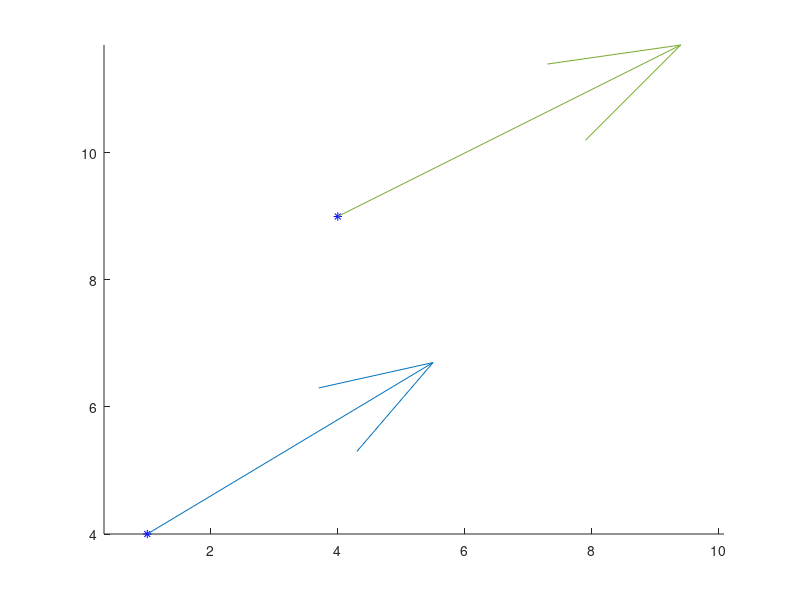

Reproduce this figure in MATLAB. (Note: this script raises an error after producing the figure.)
clear
axis equal;
hold on,
px = [1, 4];vx = [5, 6];
py = [4, 9];vy = [3, 2];
plot(px, py, 'b*');
quiver(px(1), py(1), vx(1), vy(1))
quiver(px(2), py(2), vx(2), vy(1))
t0 =0; t1 =1;
syms a3 a2 a1 a0 t
x(t)=a3*t^3+a2*t^2+a1*t+a0;
dx = diff(x,t);
ex =[x(t0)==px(1),...
    x(t1)==px(2),...
    dx(t0)==vx(1),...
    dx(t1)==vx(2)];
mx = solve (ex,[a3,a2,a1,a0])
cx = subs(x,[a3,a2,a1,a0],[mx.a3,mx.a2,mx.a1,mx.a0])
syms b3 b2 b1 b0
y(t)=b3*t^3+b2*t^2+b1*t+b0;
dy = diff(y,t);
ey =[y(t0)==py(1),...
    y(t1)==py(2),...
    dy(t0)==vy(1),...
    dy(t1)==vy(2)];
my = solve (ey,[b3,b2,b1,b0])
cy = subs(y,[b3,b2,b1,b0],[my.b3,my.b2,my.b1,my.b0])
fplot(cx,cy,[t0 t1])